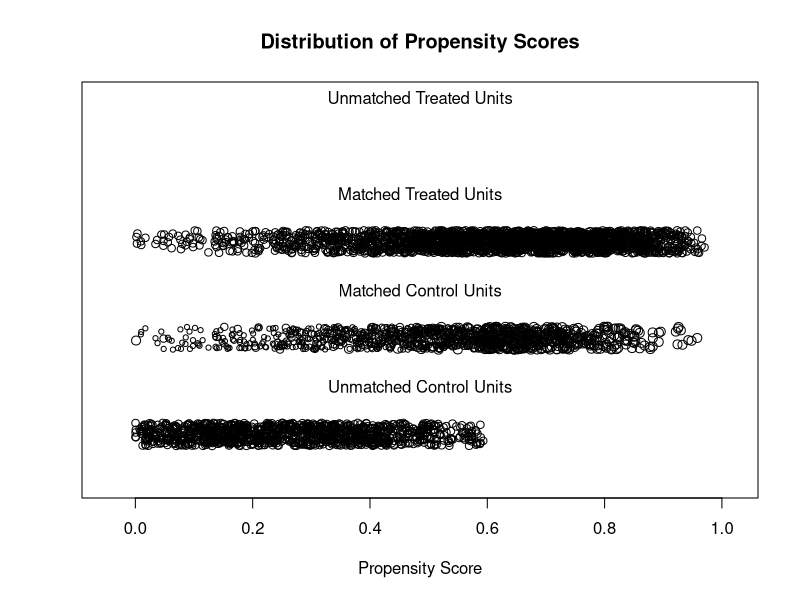
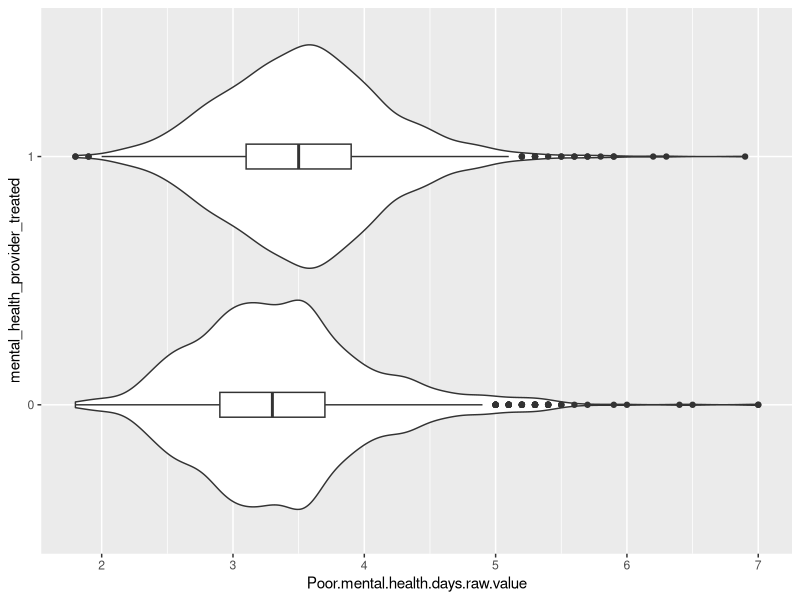

Generate these figures, in order, with R: (Note: this script raises an error after producing the figures.)
library("MatchIt")

# for plotting
library("ggplot2")

# for analysis
library("lmtest")
library("sandwich")

# # 1:1 NN PS matching w/o replacement
matching <- read.csv(file = '../../../../data/processed_data/df_matching.csv')
# 
# # matching types
methods = c("nearest", "optimal", "full", "genetic")
distances = c("glm", "mahalanobis")

cor_matrix = cor(matching[complete.cases(matching[ , 12]),5:13])

# nearest neighbor
m.out <- matchit(mental_health_provider_treated ~ Unemployment.raw.value + Median.household.income.raw.value + Some.college.raw.value + RUCC,
                 data = matching, method = methods[1], distance = distances[1], replace = TRUE, reuse.max = 3)
summary(m.out)
plot(m.out, type = "jitter", interactive = FALSE)

# estimate effect
gm <- get_matches(m.out)
table(table(gm$id[gm$mental_health_provider_treated == 0]))
fitmd <- lm(Poor.mental.health.days.raw.value ~ mental_health_provider_treated + Unemployment.raw.value + Median.household.income.raw.value + Some.college.raw.value + RUCC, data = gm, 
            weights = weights)

coeftest(fitmd, vcov. = vcovCL, cluster = ~subclass + id)["mental_health_provider_treated",,drop = FALSE]

# Validate data
med <- summary(matching$Ratio.of.population.to.mental.health.providers)[3]
# count the number of 0's for above median: should contain all 0s
above_median <- (matching$Ratio.of.population.to.mental.health.providers > med)
table(matching[above_median,]$mental_health_provider_treated) # correct

# plotting
gm$mental_health_provider_treated <- as.factor(gm$mental_health_provider_treated)
ggplot(data = gm, mapping = aes(y = mental_health_provider_treated, x = Poor.mental.health.days.raw.value)) +
  geom_violin() +
  geom_boxplot(width=0.1)

# Suicide
fitmd2 <- lm(Crude.Rate ~ mental_health_provider_treated + Unemployment.raw.value + Median.household.income.raw.value + Some.college.raw.value + RUCC, data = gm, 
            weights = weights)
coeftest(fitmd2, vcov. = vcovCL, cluster = ~subclass + id)["mental_health_provider_treated",,drop = FALSE]
# plotting
ggplot(data = gm, mapping = aes(y = mental_health_provider_treated, x = Crude.Rate)) +
  geom_violin() +
  geom_boxplot(width=0.1)
